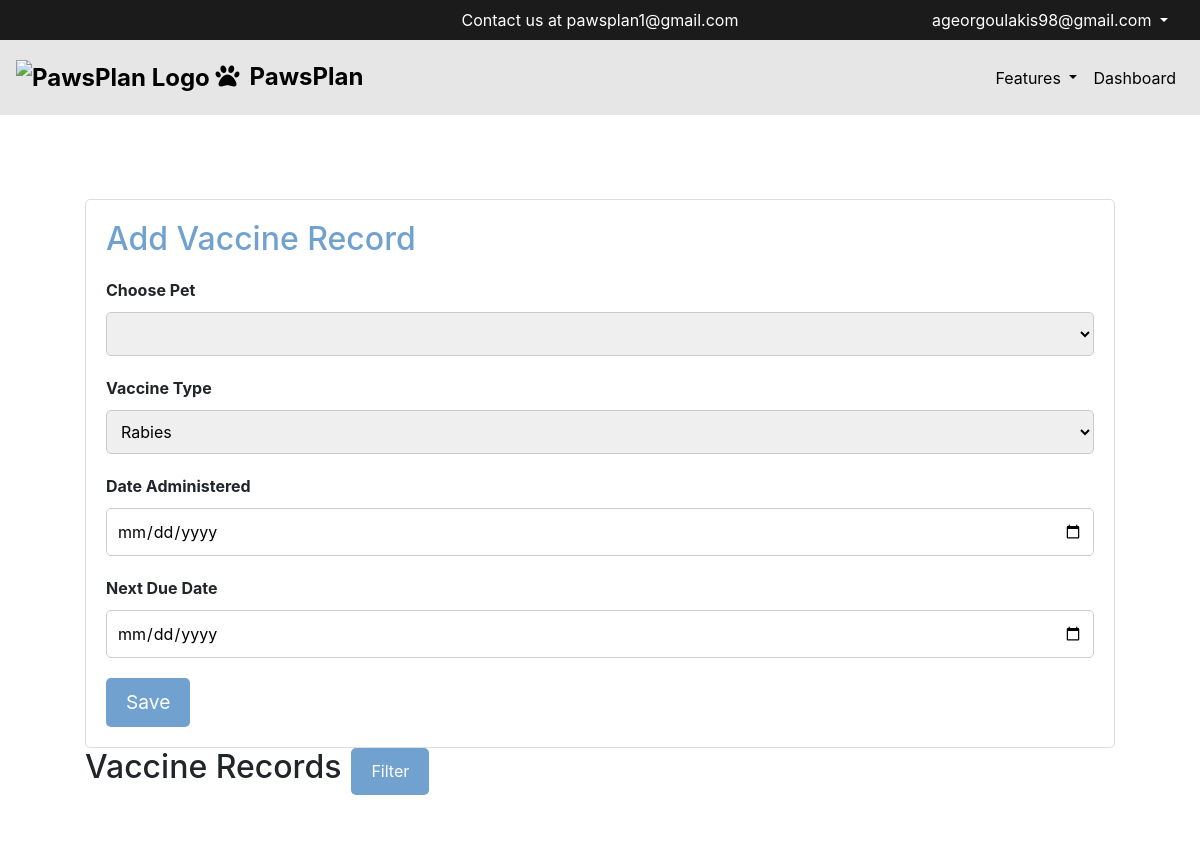
/vaccine_tracking (signed in), run on an earlier commit of the app's database.
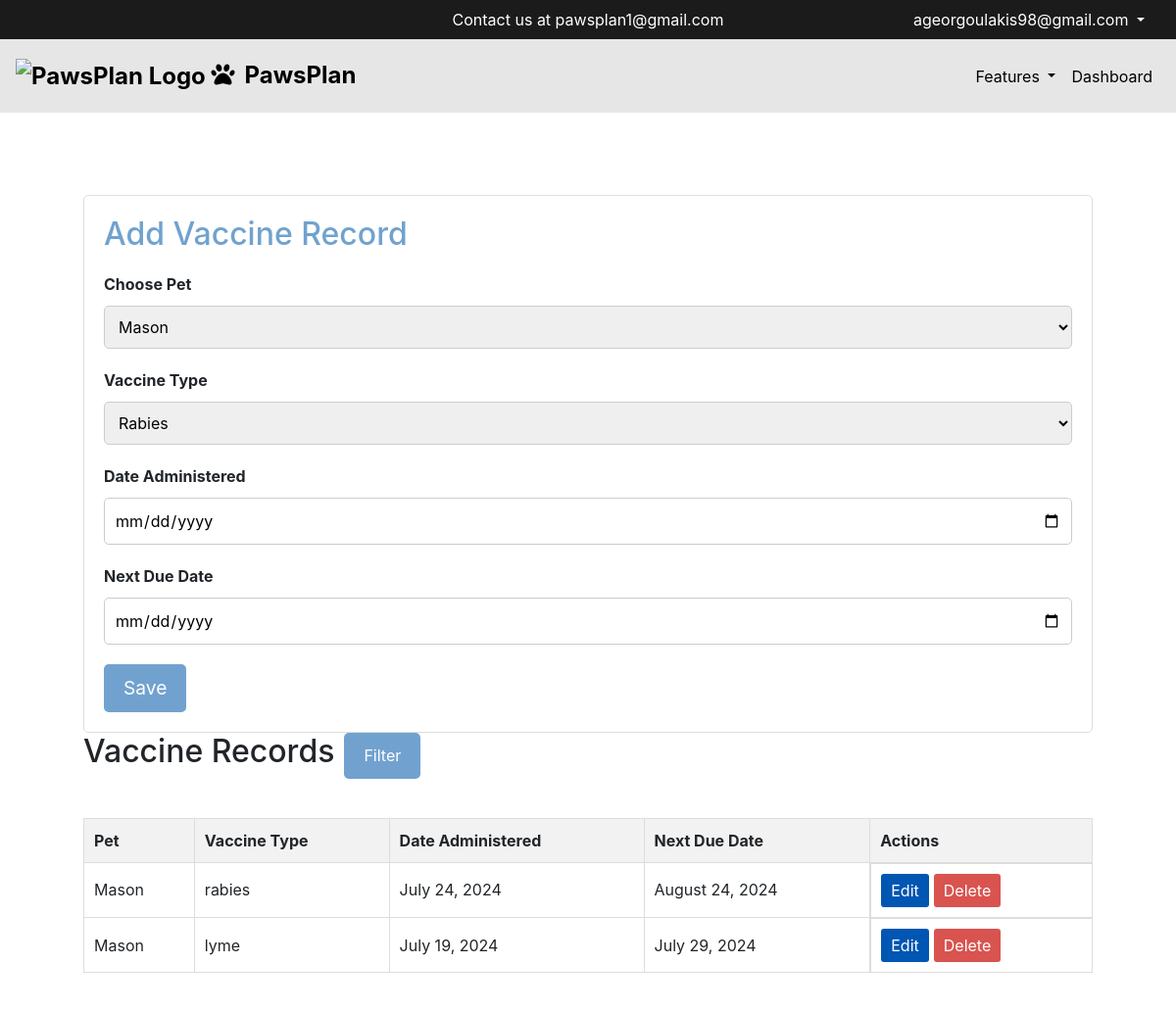
And on a later commit of the database.
### app/models.py (models this page shows, shortened)
class VaccineRecord(db.Model):
    id = db.Column(db.Integer, primary_key=True)
    vaccine_type = db.Column(db.String(100), nullable=False)
    date_administered = db.Column(db.Date, nullable=False)
    next_due_date = db.Column(db.Date, nullable=False)
    pet_id = db.Column(db.Integer, db.ForeignKey('pet.id'), nullable=False)
    notification_sent = db.Column(db.Boolean, nullable=False, default=False)  # Add this line

class Pet(db.Model):
    id = db.Column(db.Integer, primary_key=True)
    name = db.Column(db.String(100), nullable=False)
    gender = db.Column(db.String(6), nullable=False)
    breed = db.Column(db.String(100), nullable=False)
    age = db.Column(db.Integer, nullable=False)
    picture = db.Column(db.String(100), nullable=False)  # storing filename
    user_id = db.Column(db.Integer, db.ForeignKey('user.id'), nullable=False)
    histories = db.relationship('PetHistory', backref='pet', lazy=True)
    appointments = db.relationship('VetAppointment', backref='pet', lazy=True)
    vaccine_records = db.relationship('VaccineRecord', backref='pet', lazy=True)
    feeding_schedules = db.relationship('FeedingSchedule', backref='pet', lazy=True)

### app/routes.py (the view, shortened to what this page needs)
@bp.route('/vaccine_tracking', methods=['GET', 'POST'])
@login_required
def vaccine_tracking():
    form = VaccineTrackingForm()
    pets = Pet.query.filter_by(user_id=current_user.id).all()
    pet_id = request.args.get('pet')
    records_query = VaccineRecord.query.join(Pet).filter(Pet.user_id == current_user.id)
    if pet_id:
        records_query = records_query.filter(VaccineRecord.pet_id == pet_id)
    records = records_query.all()
    return render_template('vaccine_tracking.html', form=form, records=records, pets=pets)

### app/forms.py
class VaccineTrackingForm(FlaskForm):
    pet = SelectField('Choose Pet', coerce=int, validators=[DataRequired()])
    vaccine_type = SelectField('Choose Vaccine Type', choices=[
        ('rabies', 'Rabies'),
        ('distemper', 'Distemper'),
        ('parvovirus', 'Parvovirus'),
        ('hepatitis', 'Hepatitis'),
        ('leptospirosis', 'Leptospirosis'),
        ('bordetella', 'Bordetella'),
        ('lyme', 'Lyme'),
        ('canine_influenza', 'Canine Influenza'),
        ('other', 'Other')
    ], validators=[DataRequired()])
    other_vaccine = StringField('Other Vaccine')
    date_administered = DateField('Date Administered', validators=[DataRequired()])
    next_due_date = DateField('Next Due Date', validators=[DataRequired()])
    submit = SubmitField('Save')
    def __init__(self, *args, **kwargs):
        super(VaccineTrackingForm, self).__init__(*args, **kwargs)
        self.pet.choices = [(pet.id, pet.name) for pet in Pet.query.all()]

### app/models.py (called while the page is built)
@login_manager.user_loader
def load_user(user_id):
    return User.query.get(int(user_id))

### app/templates/vaccine_tracking.html (shortened to what this page needs)
{% extends "base.html" %}
{% block content %}
<div class="main-content-container">
    <div class="main-content">
        <div class="vaccine-form mt-4">
            <h1>Add Vaccine Record</h1>
            <form method="post">
                <label for="pet">Choose Pet</label>
                {{ form.pet }}
                <label for="vaccine_type">Vaccine Type</label>
                {{ form.vaccine_type }}
                <label for="date_administered">Date Administered</label>
                {{ form.date_administered }}
                <label for="next_due_date">Next Due Date</label>
                {{ form.next_due_date }}
                <div class="btn-container">
                    <button type="submit" class="btn-save">Save</button>
                </div>
            </form>
        </div>
        <div class="filter-form">
            <h2>Vaccine Records</h2>
            <button type="button" class="btn btn-primary" onclick="toggleSortBox()">Filter</button>
        </div>
        {% if records %}
        <table class="vaccine-table">
            <thead>
                <tr>
                    <th>Pet</th>
                    <th>Vaccine Type</th>
                    <th>Date Administered</th>
                    <th>Next Due Date</th>
                    <th>Actions</th>
                </tr>
            </thead>
            <tbody>
                {% for record in records %}
                <tr>
                    <td>{{ record.pet.name }}</td>
                    <td>{{ record.vaccine_type }}</td>
                    <td>{{ record.date_administered.strftime('%B %d, %Y') }}</td>
                    <td>{{ record.next_due_date.strftime('%B %d, %Y') }}</td>
                    <td class="actions">
                        <a href="{{ url_for('main.edit_vaccine', vaccine_id=record.id) }}" class="btn-edit">Edit</a>
                        <form method="POST" action="{{ url_for('main.delete_vaccine', vaccine_id=record.id) }}" style="display:inline;">
                            <button type="submit" class="btn-delete">Delete</button>
                        </form>
                    </td>
                </tr>
                {% endfor %}
            </tbody>
        </table>
        {% endif %}
    </div>
</div>
{% endblock %}

What changed in the data, as far as the page shows it:
added VaccineRecord: pet.name "Mason", vaccine_type "rabies", date_administered "July 24, 2024", next_due_date "August 24, 2024"
added VaccineRecord: pet.name "Mason", vaccine_type "lyme", date_administered "July 19, 2024", next_due_date "July 29, 2024"
Also different on the page:
form field pet: (not shown) → "Mason"
text now shown: "Pet Vaccine Type Date Administered Next Due Date Actions"
